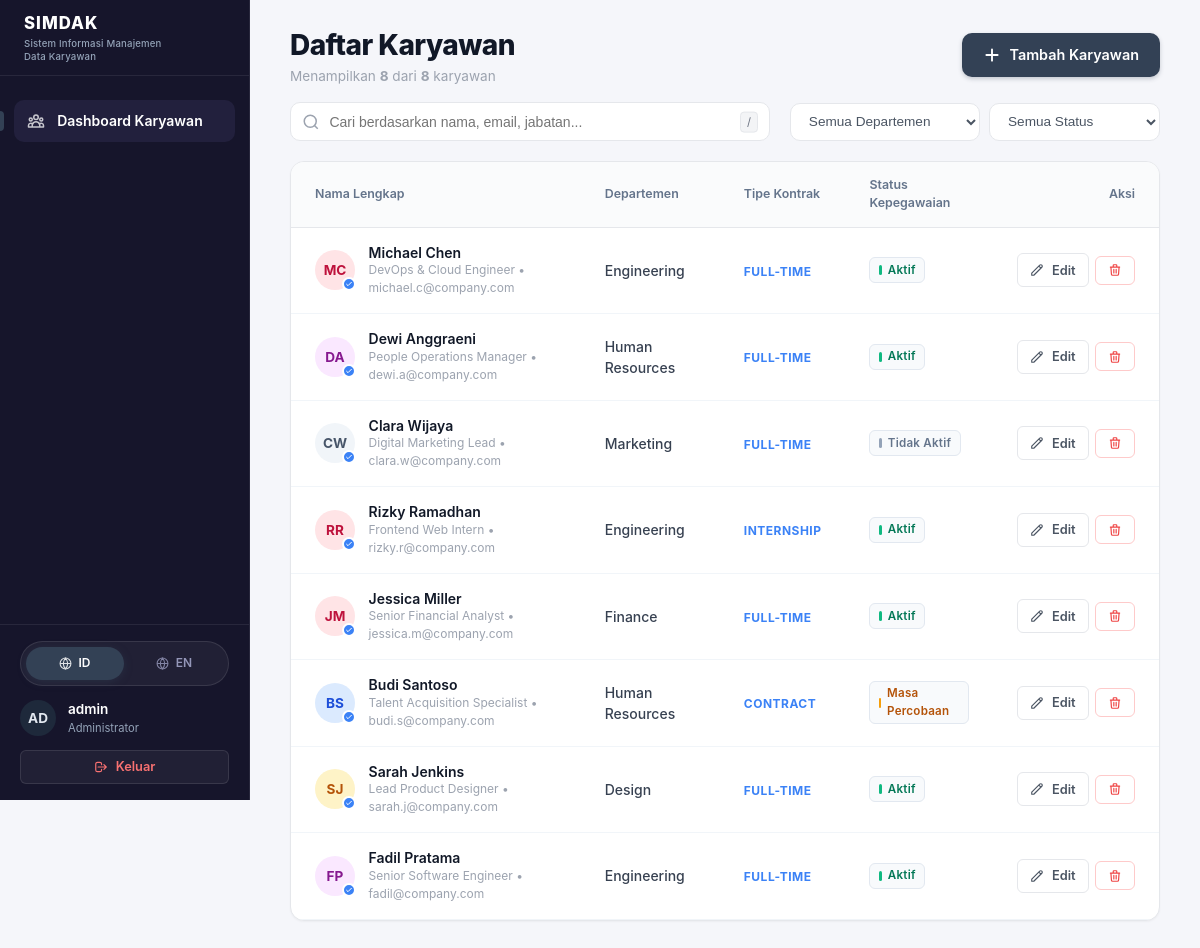
/index.php (signed in), run on the app's committed database.
### tables this page shows
CREATE TABLE IF NOT EXISTS `employees` (
    `id` INT AUTO_INCREMENT PRIMARY KEY,
    `name` VARCHAR(100) NOT NULL,
    `email` VARCHAR(100) NOT NULL,
    `position` VARCHAR(100) NOT NULL,
    `department` VARCHAR(100) NOT NULL,
    `status` VARCHAR(20) NOT NULL DEFAULT 'Active',
    `employmentType` VARCHAR(30) NOT NULL DEFAULT 'Full-Time',
    `createdAt` TIMESTAMP DEFAULT CURRENT_TIMESTAMP,
    `updatedAt` TIMESTAMP DEFAULT CURRENT_TIMESTAMP ON UPDATE CURRENT_TIMESTAMP
);

### src/locales/i18n.php (called while the page is built, shortened)
<?php
function currentLang(): string {
    return $_SESSION['lang'] ?? 'id';
}
function getTranslations(): array {
    static $translations = null;
    if ($translations === null) {
        $lang = currentLang();
        $filePath = __DIR__ . "/{$lang}.php";
        if (file_exists($filePath)) {
            $translations = require $filePath;
        } else {
            $translations = require __DIR__ . '/id.php';
        }
    }
    return $translations;
}
function __(string $key, ?string $fallback = null): string {
    $dict = getTranslations();
    return $dict[$key] ?? ($fallback ?? $key);
}

### src/lib/helpers.php (called while the page is built, shortened)
<?php
function e(?string $value): string {
    return htmlspecialchars((string)$value, ENT_QUOTES, 'UTF-8');
}
function getInitials(string $name): string {
    $words = preg_split('/\s+/', trim($name));
    if (count($words) === 1) {
        return strtoupper(substr($words[0], 0, 2));
    }
    return strtoupper(substr($words[0], 0, 1) . substr($words[1], 0, 1));
}
function getAvatarColor(string $string): array {
    $palettes = [
        ['bg' => '#e2e8f0', 'text' => '#334155'],
        ['bg' => '#dbeafe', 'text' => '#1d4ed8'],
        ['bg' => '#e0f2fe', 'text' => '#0369a1'],
        ['bg' => '#dcfce7', 'text' => '#15803d'],
        ['bg' => '#fef3c7', 'text' => '#b45309'],
        ['bg' => '#fae8ff', 'text' => '#86198f'],
        ['bg' => '#f1f5f9', 'text' => '#475569'],
        ['bg' => '#ffe4e6', 'text' => '#be123c'],
    ];
    $index = abs(crc32($string)) % count($palettes);
    return $palettes[$index];
}

### src/lib/auth.php (called while the page is built, shortened)
<?php
require_once __DIR__ . '/helpers.php';
require_once __DIR__ . '/../locales/i18n.php';
function isLoggedIn(): bool {
    return !empty($_SESSION['user_id']);
}
function currentUsername(): string {
    return $_SESSION['username'] ?? 'Admin';
}

### index.php (the view, shortened to what this page needs)
<?php
require_once __DIR__ . '/src/config/database.php';
require_once __DIR__ . '/src/lib/auth.php';
require_once __DIR__ . '/src/lib/helpers.php';
require_once __DIR__ . '/src/locales/i18n.php';
$search = trim($_GET['q'] ?? '');
$sql = "SELECT * FROM employees WHERE 1=1";
$params = [];
$sql .= " ORDER BY id DESC";
$stmt = $pdo->prepare($sql);
$stmt->execute($params);
$employees = $stmt->fetchAll();
$totalStmt = $pdo->query("SELECT COUNT(*) FROM employees");
$totalEmployees = (int) $totalStmt->fetchColumn();
require_once __DIR__ . '/src/components/layout-header.php';
require_once __DIR__ . '/src/components/sidebar.php';
?>
<header class="main-content-header">
    <div class="page-headline">
        <h1><?= currentLang() === 'id' ? 'Daftar Karyawan' : 'Employees' ?></h1>
        <p><?= e(__('showing')) ?> <strong><?= count($employees) ?></strong> <?= e(__('of')) ?> <strong><?= $totalEmployees ?></strong> <?= e(__('employees_count')) ?></p>
    </div>
    <a href="create.php" class="btn btn-primary" style="padding: 0.65rem 1.25rem; font-size: 0.9rem;">
        <svg width="18" height="18" viewBox="0 0 24 24" fill="none" stroke="currentColor" stroke-width="2.5">
            <path stroke-linecap="round" stroke-linejoin="round" d="M12 4.5v15m7.5-7.5h-15"/>
        </svg>
        <span><?= currentLang() === 'id' ? 'Tambah Karyawan' : 'Create' ?></span>
    </a>
</header>
<div class="content-body">
    <div class="toolbar-container">
        <form action="index.php" method="GET" class="toolbar-top">
            <div class="search-field-wrapper">
                <input
                    type="text"
                    name="q"
                    id="search-input"
                    placeholder="<?= currentLang() === 'id' ? 'Cari berdasarkan nama, email, jabatan...' : 'Search by name, email, position...' ?>"
                    value="<?= e($search) ?>"
                >
                <span class="kbd">/</span>
            </div>
            <div class="toolbar-filters">
                <select name="department" class="filter-select auto-submit-filter">
                    <option value=""><?= e(__('filter_department')) ?></option>
                </select>
                <select name="status" class="filter-select auto-submit-filter">
                    <option value=""><?= e(__('filter_status')) ?></option>
                </select>
            </div>
        </form>
    </div>
    <div class="table-card">
        <div class="table-responsive">
            <table class="saas-table">
                <thead>
                    <tr>
                        <th><?= e(__('name')) ?></th>
                        <th><?= e(__('department')) ?></th>
                        <th><?= e(__('employment_type')) ?></th>
                        <th><?= e(__('status')) ?></th>
                        <th style="text-align: right;"><?= e(__('actions')) ?></th>
                    </tr>
                </thead>
                <tbody>
                    <?php if (empty($employees)): ?>
                        <tr>
                            <td colspan="5" style="text-align: center; padding: 4rem 1rem; color: var(--text-muted);">
                                <div style="font-size: 2.5rem; margin-bottom: 0.75rem;">🔍</div>
                                <p style="font-size: 1rem; font-weight: 500;"><?= e(__('no_data_found')) ?></p>
                            </td>
                        </tr>
                    <?php else: ?>
                        <?php foreach ($employees as $emp):
                            $avatarColor = getAvatarColor($emp['name']);
                            $initials = getInitials($emp['name']);
                            $statusCatClass = 'inactive-cat';
                            if ($emp['status'] === 'Active') $statusCatClass = 'active-cat';
                            if ($emp['status'] === 'Probation') $statusCatClass = 'probation-cat';
                        ?>
                            <tr>
                                <td>
                                    <div class="employee-profile-box">
                                        <div class="avatar-wrapper">
                                            <div class="avatar-circle" style="background-color: <?= $avatarColor['bg'] ?>; color: <?= $avatarColor['text'] ?>;">
                                                <?= e($initials) ?>
                                            </div>
                                            <div class="verified-dot" title="Verified Employee">
                                                <svg viewBox="0 0 24 24" fill="none" stroke="currentColor" stroke-width="3">
                                                    <polyline points="20 6 9 17 4 12"/>
                                                </svg>
                                            </div>
                                        </div>
                                        <div>
                                            <div class="name"><?= e($emp['name']) ?></div>
                                            <div class="subtitle"><?= e($emp['position']) ?> • <?= e($emp['email']) ?></div>
                                        </div>
                                    </div>
                                </td>
                                <td>
                                    <span style="font-weight: 500; color: #374151;"><?= e($emp['department']) ?></span>
                                </td>
                                <td>
                                    <span class="type-pill">
                                        <?= e($emp['employmentType'] ?? 'Full-Time') ?>
                                    </span>
                                </td>
                                <td>
                                    <div class="chip-group">
                                        <span class="category-chip <?= $statusCatClass ?>">
                                            <span class="bar"></span>
                                            <?php
                                                if ($emp['status'] === 'Active') echo e(__('status_active'));
                                                elseif ($emp['status'] === 'Probation') echo e(__('status_probation'));
                                                else echo e(__('status_inactive'));
                                            ?>
                                        </span>
                                    </div>
                                </td>
                                <td style="text-align: right;">
                                    <div style="display: inline-flex; align-items: center; gap: 0.4rem;">
                                        <a href="edit.php?id=<?= (int)$emp['id'] ?>" class="btn btn-secondary btn-sm" title="<?= e(__('edit_employee')) ?>">
                                            <svg width="14" height="14" fill="none" stroke="currentColor" stroke-width="2" viewBox="0 0 24 24"><path stroke-linecap="round" stroke-linejoin="round" d="M15.232 5.232l3.536 3.536m-2.036-5.036a2.5 2.5 0 113.536 3.536L6.5 21.036H3v-3.572L16.732 3.732z"/></svg>
                                            <span><?= e(__('actions')) ? currentLang() === 'id' ? 'Edit' : 'Edit' : 'Edit' ?></span>
                                        </a>
                                        <button
                                            type="button"
                                            class="btn btn-danger-outline btn-sm btn-trigger-delete"
                                            data-id="<?= (int)$emp['id'] ?>"
                                            data-name="<?= e($emp['name']) ?>"
                                            title="<?= e(__('delete_employee')) ?>"
                                        >
                                            <svg width="14" height="14" fill="none" stroke="currentColor" stroke-width="2" viewBox="0 0 24 24"><path stroke-linecap="round" stroke-linejoin="round" d="M19 7l-.867 12.142A2 2 0 0116.138 21H7.862a2 2 0 01-1.995-1.858L5 7m5 4v6m4-6v6m1-10V4a1 1 0 00-1-1h-4a1 1 0 00-1 1v3M4 7h16"/></svg>
                                        </button>
                                    </div>
                                </td>
                            </tr>
                        <?php endforeach; ?>
                    <?php endif; ?>
                </tbody>
            </table>
        </div>
    </div>
</div>
<?php require_once __DIR__ . '/src/components/layout-footer.php'; ?>

### src/components/layout-header.php (shortened to what this page needs)
<?php
require_once __DIR__ . '/../locales/i18n.php';
require_once __DIR__ . '/../lib/helpers.php';
?>
<!DOCTYPE html>
<html lang="<?= e(currentLang()) ?>">
<head>
    <link rel="stylesheet" href="style.css">
</head>
<body>

### src/components/sidebar.php (shortened to what this page needs)
<?php
require_once __DIR__ . '/../lib/auth.php';
require_once __DIR__ . '/../locales/i18n.php';
require_once __DIR__ . '/../lib/helpers.php';
$activeLang = currentLang();
$currentScript = basename($_SERVER['PHP_SELF']);
$userName = currentUsername();
$userInitials = getInitials($userName);
?>
<div class="app-layout">
    <aside class="app-sidebar">
        <div class="sidebar-header">
            <div class="sidebar-brand-block">
                <span class="sidebar-brand-name">SIMDAK</span>
                <span class="sidebar-brand-tagline"><?= e(__('app_tagline')) ?></span>
            </div>
        </div>
        <nav class="sidebar-nav">
            <a href="index.php" class="sidebar-link <?= ($currentScript === 'index.php') ? 'active' : '' ?>">
                <span><?= e(__('dashboard')) ?></span>
            </a>
        </nav>
        <div class="sidebar-footer">
            <div class="lang-switcher sidebar-lang" role="group" aria-label="Language">
                <a href="?lang=id" class="lang-btn <?= $activeLang === 'id' ? 'active' : '' ?>">
                    <span class="lang-globe" aria-hidden="true">
                        <svg width="13" height="13" fill="none" stroke="currentColor" stroke-width="2" viewBox="0 0 24 24"><circle cx="12" cy="12" r="10"/><path d="M2 12h20M12 2a15.3 15.3 0 014 10 15.3 15.3 0 01-4 10 15.3 15.3 0 01-4-10 15.3 15.3 0 014-10z"/></svg>
                    </span>
                    <span class="lang-label">ID</span>
                </a>
                <a href="?lang=en" class="lang-btn <?= $activeLang === 'en' ? 'active' : '' ?>">
                    <span class="lang-globe" aria-hidden="true">
                        <svg width="13" height="13" fill="none" stroke="currentColor" stroke-width="2" viewBox="0 0 24 24"><circle cx="12" cy="12" r="10"/><path d="M2 12h20M12 2a15.3 15.3 0 014 10 15.3 15.3 0 01-4 10 15.3 15.3 0 01-4-10 15.3 15.3 0 014-10z"/></svg>
                    </span>
                    <span class="lang-label">EN</span>
                </a>
            </div>
            <div class="sidebar-user-card">
                <div class="sidebar-user-avatar">
                    <?= e($userInitials) ?>
                </div>
                <div class="sidebar-user-info">
                    <div class="username"><?= e($userName) ?></div>
                    <div class="role">Administrator</div>
                </div>
            </div>
            <a href="logout.php" class="btn btn-secondary btn-sm" style="background: rgba(255, 255, 255, 0.05); color: #f87171; border-color: rgba(255, 255, 255, 0.1); width: 100%;">
                <svg width="14" height="14" fill="none" stroke="currentColor" stroke-width="2" viewBox="0 0 24 24"><path stroke-linecap="round" stroke-linejoin="round" d="M17 16l4-4m0 0l-4-4m4 4H7m6 4v1a3 3 0 01-3 3H6a3 3 0 01-3-3V7a3 3 0 013-3h4a3 3 0 013 3v1"/></svg>
                <?= e(__('logout')) ?>
            </a>
        </div>
    </aside>
    <main class="app-main">

### src/components/layout-footer.php (shortened to what this page needs)
<?php
require_once __DIR__ . '/../locales/i18n.php';
require_once __DIR__ . '/../lib/helpers.php';
require_once __DIR__ . '/../lib/auth.php';
?>
    <?php if (isLoggedIn()): ?>
        </main>
    </div>
    <?php endif; ?>
</body>
</html>

### data on the page
employees: name "MC", name "Michael Chen", position "DevOps & Cloud Engineer", email "michael.c@company.com", department "Engineering", employmentType "FULL-TIME"
employees: name "DA", name "Dewi Anggraeni", position "People Operations Manager", email "dewi.a@company.com", department "Human Resources", employmentType "FULL-TIME"
employees: name "CW", name "Clara Wijaya", position "Digital Marketing Lead", email "clara.w@company.com", department "Marketing", employmentType "FULL-TIME"
employees: name "RR", name "Rizky Ramadhan", position "Frontend Web Intern", email "rizky.r@company.com", department "Engineering", employmentType "INTERNSHIP"
employees: name "JM", name "Jessica Miller", position "Senior Financial Analyst", email "jessica.m@company.com", department "Finance", employmentType "FULL-TIME"
employees: name "BS", name "Budi Santoso", position "Talent Acquisition Specialist", email "budi.s@company.com", department "Human Resources", employmentType "CONTRACT"
employees: name "SJ", name "Sarah Jenkins", position "Lead Product Designer", email "sarah.j@company.com", department "Design", employmentType "FULL-TIME"
employees: name "FP", name "Fadil Pratama", position "Senior Software Engineer", email "fadil@company.com", department "Engineering", employmentType "FULL-TIME"

### other printed values
__('app_tagline') "Sistem Informasi Manajemen Data Karyawan"
__('dashboard') "Dashboard Karyawan"
$userInitials "AD"
$userName "admin"
__('logout') "Keluar"
__('showing') "Menampilkan"
count($employees) "8"
__('of') "dari"
$totalEmployees "8"
__('employees_count') "karyawan"
__('name') "Nama Lengkap"
__('department') "Departemen"
__('employment_type') "Tipe Kontrak"
__('status') "Status Kepegawaian"
__('actions') "Aksi"
